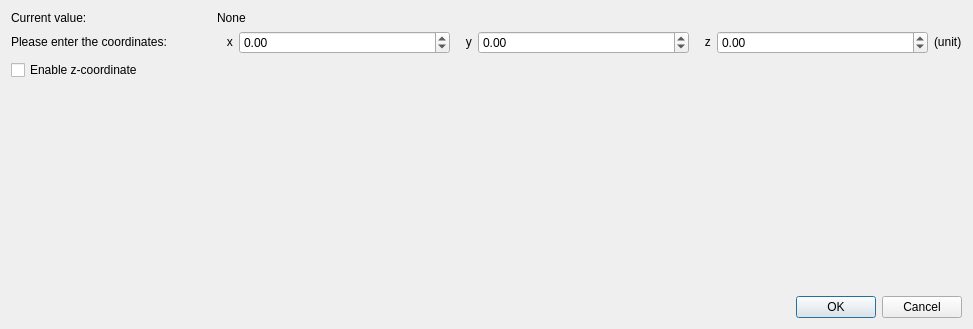
<?xml version="1.0" encoding="UTF-8"?>
<ui version="4.0">
 <class>PointSelect</class>
 <widget class="QWidget" name="PointSelect">
  <property name="geometry">
   <rect>
    <x>0</x>
    <y>0</y>
    <width>973</width>
    <height>329</height>
   </rect>
  </property>
  <property name="windowTitle">
   <string>Form</string>
  </property>
  <layout class="QVBoxLayout" name="verticalLayout">
   <item>
    <layout class="QGridLayout" name="gridLayout">
     <property name="sizeConstraint">
      <enum>QLayout::SetDefaultConstraint</enum>
     </property>
     <item row="0" column="0">
      <widget class="QLabel" name="staticLabel">
       <property name="sizePolicy">
        <sizepolicy hsizetype="Fixed" vsizetype="Fixed">
         <horstretch>0</horstretch>
         <verstretch>0</verstretch>
        </sizepolicy>
       </property>
       <property name="minimumSize">
        <size>
         <width>200</width>
         <height>0</height>
        </size>
       </property>
       <property name="text">
        <string>Current value:</string>
       </property>
      </widget>
     </item>
     <item row="0" column="1" colspan="2">
      <widget class="QLabel" name="valueLabel">
       <property name="sizePolicy">
        <sizepolicy hsizetype="Expanding" vsizetype="Fixed">
         <horstretch>0</horstretch>
         <verstretch>0</verstretch>
        </sizepolicy>
       </property>
       <property name="text">
        <string>None</string>
       </property>
      </widget>
     </item>
     <item row="1" column="0">
      <widget class="QLabel" name="questionLabel">
       <property name="sizePolicy">
        <sizepolicy hsizetype="Fixed" vsizetype="Fixed">
         <horstretch>0</horstretch>
         <verstretch>0</verstretch>
        </sizepolicy>
       </property>
       <property name="minimumSize">
        <size>
         <width>200</width>
         <height>0</height>
        </size>
       </property>
       <property name="text">
        <string>Please enter the coordinates:</string>
       </property>
      </widget>
     </item>
     <item row="1" column="1">
      <widget class="QLabel" name="label_1">
       <property name="sizePolicy">
        <sizepolicy hsizetype="Fixed" vsizetype="Fixed">
         <horstretch>0</horstretch>
         <verstretch>0</verstretch>
        </sizepolicy>
       </property>
       <property name="maximumSize">
        <size>
         <width>20</width>
         <height>16777215</height>
        </size>
       </property>
       <property name="text">
        <string>   x</string>
       </property>
      </widget>
     </item>
     <item row="1" column="2">
      <widget class="QDoubleSpinBox" name="doubleSpinBox_1">
       <property name="sizePolicy">
        <sizepolicy hsizetype="Expanding" vsizetype="Fixed">
         <horstretch>0</horstretch>
         <verstretch>0</verstretch>
        </sizepolicy>
       </property>
       <property name="minimumSize">
        <size>
         <width>0</width>
         <height>0</height>
        </size>
       </property>
       <property name="keyboardTracking">
        <bool>false</bool>
       </property>
       <property name="minimum">
        <double>-1000000000.000000000000000</double>
       </property>
       <property name="maximum">
        <double>1000000000.000000000000000</double>
       </property>
      </widget>
     </item>
     <item row="1" column="3">
      <widget class="QLabel" name="label_2">
       <property name="sizePolicy">
        <sizepolicy hsizetype="Fixed" vsizetype="Fixed">
         <horstretch>0</horstretch>
         <verstretch>0</verstretch>
        </sizepolicy>
       </property>
       <property name="maximumSize">
        <size>
         <width>20</width>
         <height>16777215</height>
        </size>
       </property>
       <property name="text">
        <string>   y</string>
       </property>
      </widget>
     </item>
     <item row="1" column="4">
      <widget class="QDoubleSpinBox" name="doubleSpinBox_2">
       <property name="sizePolicy">
        <sizepolicy hsizetype="Expanding" vsizetype="Fixed">
         <horstretch>0</horstretch>
         <verstretch>0</verstretch>
        </sizepolicy>
       </property>
       <property name="minimumSize">
        <size>
         <width>0</width>
         <height>0</height>
        </size>
       </property>
       <property name="keyboardTracking">
        <bool>false</bool>
       </property>
       <property name="minimum">
        <double>-1000000000.000000000000000</double>
       </property>
       <property name="maximum">
        <double>1000000000.000000000000000</double>
       </property>
      </widget>
     </item>
     <item row="1" column="5">
      <widget class="QLabel" name="label_3">
       <property name="sizePolicy">
        <sizepolicy hsizetype="Fixed" vsizetype="Fixed">
         <horstretch>0</horstretch>
         <verstretch>0</verstretch>
        </sizepolicy>
       </property>
       <property name="maximumSize">
        <size>
         <width>20</width>
         <height>16777215</height>
        </size>
       </property>
       <property name="text">
        <string>   z</string>
       </property>
      </widget>
     </item>
     <item row="1" column="6">
      <widget class="QDoubleSpinBox" name="doubleSpinBox_3">
       <property name="sizePolicy">
        <sizepolicy hsizetype="Expanding" vsizetype="Fixed">
         <horstretch>0</horstretch>
         <verstretch>0</verstretch>
        </sizepolicy>
       </property>
       <property name="minimumSize">
        <size>
         <width>0</width>
         <height>0</height>
        </size>
       </property>
       <property name="keyboardTracking">
        <bool>false</bool>
       </property>
       <property name="minimum">
        <double>-1000000000.000000000000000</double>
       </property>
       <property name="value">
        <double>0.000000000000000</double>
       </property>
      </widget>
     </item>
     <item row="1" column="7">
      <widget class="QLabel" name="unitsLabel">
       <property name="sizePolicy">
        <sizepolicy hsizetype="Fixed" vsizetype="Fixed">
         <horstretch>0</horstretch>
         <verstretch>0</verstretch>
        </sizepolicy>
       </property>
       <property name="text">
        <string>(unit)</string>
       </property>
      </widget>
     </item>
     <item row="2" column="0" colspan="8">
      <widget class="QCheckBox" name="checkBox">
       <property name="sizePolicy">
        <sizepolicy hsizetype="Expanding" vsizetype="Fixed">
         <horstretch>0</horstretch>
         <verstretch>0</verstretch>
        </sizepolicy>
       </property>
       <property name="text">
        <string>Enable z-coordinate</string>
       </property>
      </widget>
     </item>
    </layout>
   </item>
   <item>
    <spacer name="verticalSpacer">
     <property name="orientation">
      <enum>Qt::Vertical</enum>
     </property>
     <property name="sizeHint" stdset="0">
      <size>
       <width>725</width>
       <height>188</height>
      </size>
     </property>
    </spacer>
   </item>
   <item>
    <widget class="QDialogButtonBox" name="buttonBox">
     <property name="standardButtons">
      <set>QDialogButtonBox::Cancel|QDialogButtonBox::Ok</set>
     </property>
     <property name="centerButtons">
      <bool>false</bool>
     </property>
    </widget>
   </item>
  </layout>
 </widget>
 <tabstops>
  <tabstop>doubleSpinBox_1</tabstop>
  <tabstop>doubleSpinBox_2</tabstop>
  <tabstop>doubleSpinBox_3</tabstop>
  <tabstop>buttonBox</tabstop>
 </tabstops>
 <resources/>
 <connections/>
</ui>
